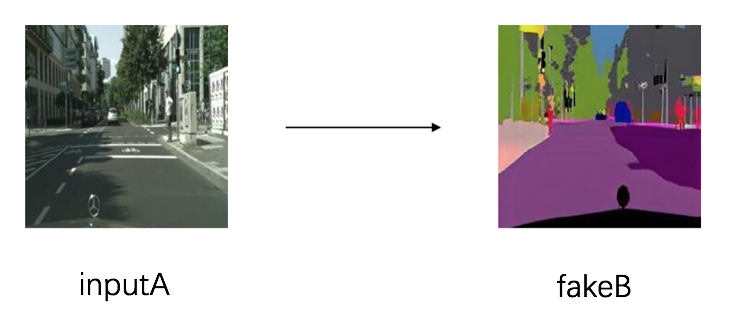
#> input picture 3DCV/dygraph/cycle_gan/image/A2B.png, 740 x 320 px, given in place of 101.jpg, which was not available
$ python pic_strength.py
#> lines starting #> are read from the running program, lines starting #| are printed output that depends on the picture; pictures that were not available may be replaced by others from this repository, and a replacement may not be noted
# -*- coding: utf-8 -*-

import cv2
import numpy as np
import os.path
import copy

# 椒盐噪声
# [50 lines left out: functions SaltAndPepper, addGaussianNoise, darker, brighter, not called in this run]

# 旋转
def rotate(image, angle, center=None, scale=1.0):
    (h, w) = image.shape[:2]
    # If no rotation center is specified, the center of the image is set as the rotation center
    if center is None:
        center = (w / 2, h / 2)
    m = cv2.getRotationMatrix2D(center, angle, scale)
    rotated = cv2.warpAffine(image, m, (w, h))
    return rotated

# 翻转
def flip(image):
    flipped_image = np.fliplr(image)
    return flipped_image

# 图片文件夹路径
file_dir = r'/home/meroke/图片/test/Complete/Image/'

# [10 lines of commented-out code are left out]

pic_num = 1340
save_dir ='/home/meroke/图片/test/pic_strength/'
for i in range(101,198):
# for img_name in os.listdir(file_dir):
    img_path = file_dir + '{}.jpg'.format(i)
    print(img_path)
    img = cv2.imread(img_path)
#> img is the input picture: shape (320, 740, 3); mean B, G, R 195.6, 195.1, 197.9
    # 镜像
    flipped_img = flip(img)
#> in flip, `flipped_image = np.fliplr(image)`:
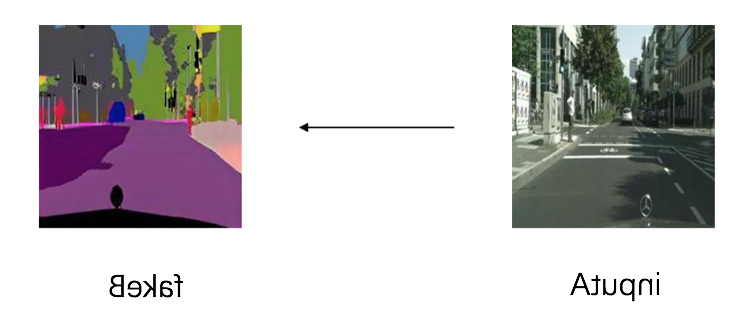
#> flipped_image: shape (320, 740, 3); mean B, G, R 195.6, 195.1, 197.9
    cv2.imwrite(save_dir + '{}.jpg'.format(pic_num), flipped_img)
    pic_num += 1
    # 旋转
    rotated_90 = rotate(img, 90)
#> in rotate, `rotated = cv2.warpAffine(image, m, (w, h))`:
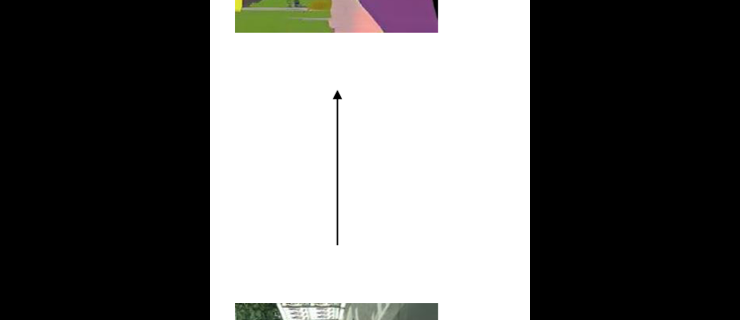
#> rotated: shape (320, 740, 3); mean B, G, R 103.7, 104.5, 104.8
    cv2.imwrite(save_dir + '{}.jpg'.format(pic_num), rotated_90)
    pic_num += 1

    rotated_180 = rotate(img, 180)
#> call 2 of rotate, with angle = 180, scale = 1
#> in rotate (call 2), `rotated = cv2.warpAffine(image, m, (w, h))`:
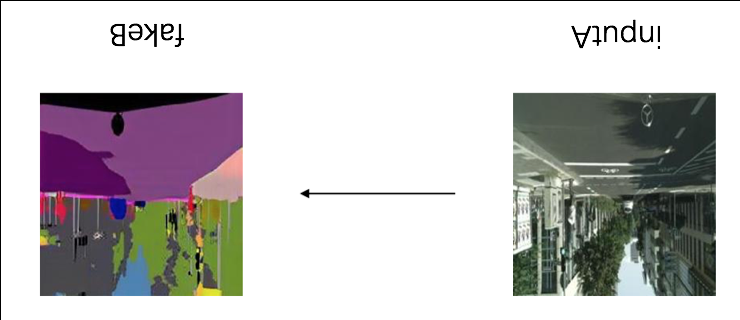
#> rotated: shape (320, 740, 3); mean B, G, R 194.5, 193.9, 196.7
    cv2.imwrite(save_dir + '{}.jpg'.format(pic_num), rotated_180)
    pic_num += 1
    rotated_180 = rotate(img, 270)
#> call 3 of rotate, with angle = 270, scale = 1
#> in rotate (call 3), `rotated = cv2.warpAffine(image, m, (w, h))`:
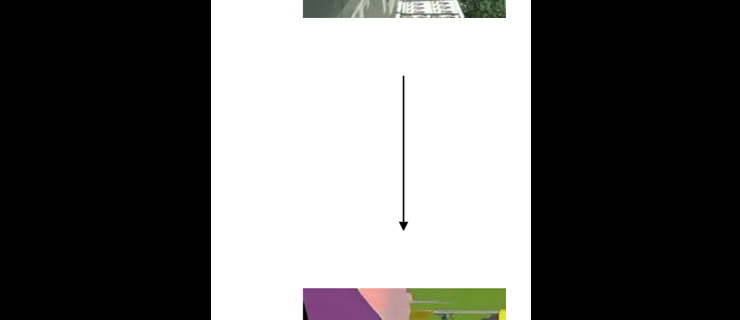
#> rotated: shape (320, 740, 3); mean B, G, R 103.7, 104.5, 104.8
#> (the run stopped early here; a loop or call above may not have finished)
